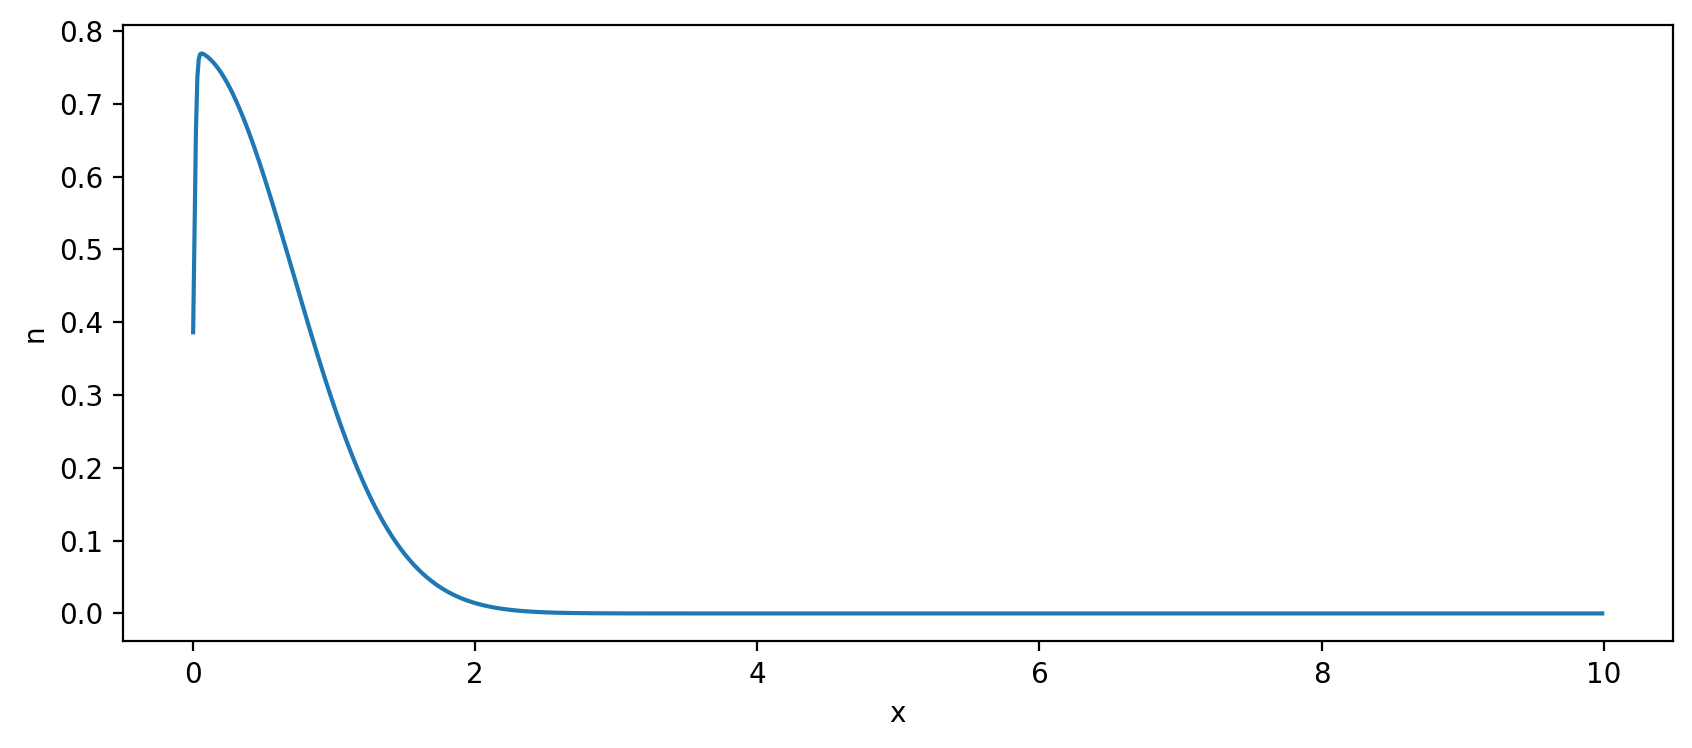

Write Python code to recreate this figure.
#!/usr/bin/python
import numpy as np
from matplotlib import pyplot as plt
plt.rcParams["figure.figsize"] = (10,4)

hsize = 1000
tsize = 10000
h = 10.0 / hsize
tau = 0.01 / tsize

y = np.loadtxt("n.txt")

x = np.array([h * i for i in range(hsize)])

plt.plot(x, y)
plt.xlabel("x")
plt.ylabel("n")
plt.savefig("plot.png", dpi = 200, bbox_inches = "tight")
plt.show()
